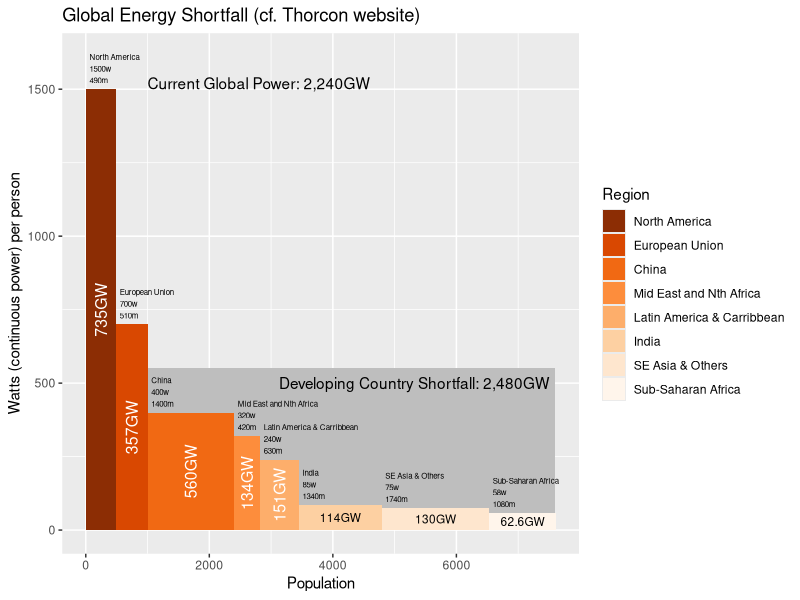
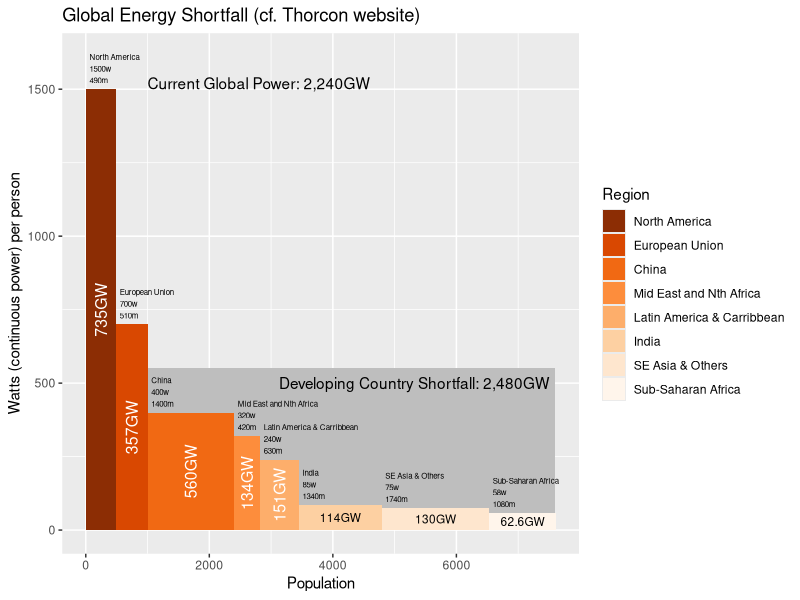

Reproduce these figures in R, in order.
## ---- chunk 1
knitr::opts_chunk$set(echo = TRUE)
library(tidyverse)
comma<-function(x) prettyNum(signif(x,digits=3),big.mark=",")
## ---- chunk 2
df<-tribble(
  ~Region,~PerCapEnergy,~Population,
  "North America",1500,490,
  "European Union",700,510,
  "China",400,1400,
  "Mid East and Nth Africa",320,420,
  "Latin America & Carribbean",240,630,
  "India",85,1340,
  "SE Asia & Others",75,1740,
  "Sub-Saharan Africa",58,1080
)
etarget<-550
df <- df %>% mutate(xmin=cumsum(Population)-Population,xmax=xmin+Population,ymin=0,ymax=PerCapEnergy) 
dfepoor <- df %>% filter(!Region %in% c("North America","European Union")) 
shortfall<-dfepoor %>% summarise(sum((etarget-PerCapEnergy)*Population/1000))
totalgw<-df %>% summarise(sum(PerCapEnergy*Population/1000))
dfbig <- df %>% filter(Region %in% c("North America","European Union","China","Mid East and Nth Africa","Latin America & Carribbean")) 
dfsmall <- df %>% filter(!Region %in% c("North America","European Union","China","Mid East and Nth Africa","Latin America & Carribbean")) 
dfr<-tribble(
  ~xmin,~xmax,~ymin,~ymax,
   0,    7600,0,etarget
)
p<-df %>% ggplot()+
  geom_rect(aes(xmin=xmin,xmax=xmax,ymin=ymin,ymax=ymax),fill="grey",data=dfr) +
  geom_rect(aes(xmin=xmin,xmax=xmax,ymin=ymin,ymax=ymax,fill=reorder(Region,PerCapEnergy))) +
  geom_text(aes(x=xmin+(xmax-xmin)/2,y=ymin+(ymax-ymin)/2,
                label=paste0(comma(PerCapEnergy*Population/1000),"GW")),data=dfbig,angle=90,size=4,color="white") +
  geom_text(aes(x=xmin+(xmax-xmin)/2,y=ymin+(ymax-ymin)/2,
                label=paste0(comma(PerCapEnergy*Population/1000),"GW")),data=dfsmall,size=3) +
  geom_text(aes(x=xmin+60,y=ymax+110,label=Region,hjust=0),size=2)+
  geom_text(aes(x=xmin+60,y=ymax+70,label=paste0(PerCapEnergy,"w"),hjust=0),size=2)+
  geom_text(aes(x=xmin+60,y=ymax+30,label=paste0(Population,"m"),hjust=0),size=2)+
  annotate('text',x=1000,y=1500,label=paste0("Current Global Power: ",comma(totalgw),"GW"),hjust=0,vjust=0)+
  annotate('text',x=7500,y=500,label=paste0("Developing Country Shortfall: ",comma(shortfall),"GW"),hjust=1)+
  scale_fill_brewer(palette="Oranges",breaks=c("North America","European Union","China","Mid East and Nth Africa","Latin America & Carribbean","India","SE Asia & Others","Sub-Saharan Africa"))+
  labs(y="Watts (continuous power) per person",x="Population",fill="Region",title="Global Energy Shortfall (cf. Thorcon website)")
p
png(paste0("thorcon-pop-energy.png"),width=1800,height=900,units="px",res=200,type="cairo-png")
p
dev.off()
